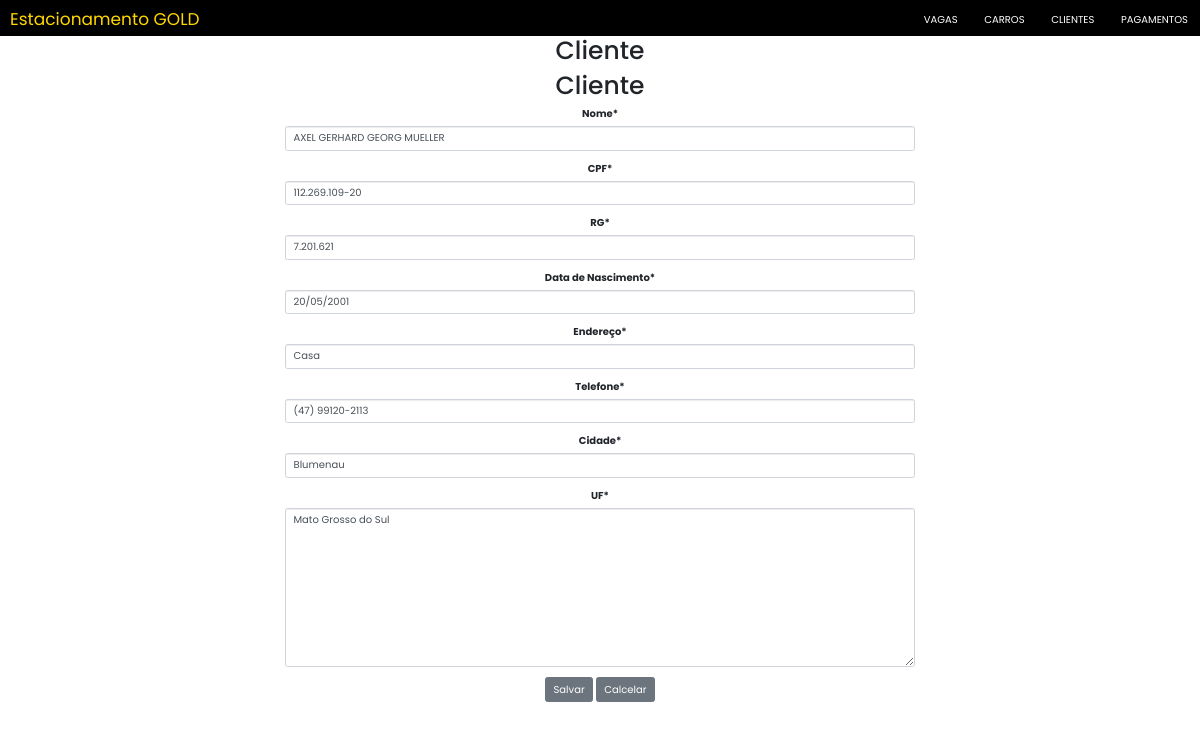
/clientes/update/1/, run on the app's committed database.
### mainClientes/models.py (models this page shows, shortened)
class Cliente(models.Model):
    nome = models.CharField(max_length=255)
    cpf = models.CharField(max_length=14, unique=True, verbose_name="CPF")
    rg = models.CharField(max_length=10, verbose_name="RG")
    data_nascimento = models.DateField(verbose_name="Data de Nascimento")
    endereco = models.CharField(max_length=80, verbose_name="Endereço")
    telefone = models.CharField(max_length=15, verbose_name="Telefone")
    cidade = models.CharField(max_length=50, verbose_name="Cidade")
    uF = EnumChoiceField(EnumUF)
    dataHoraCadastro = models.DateTimeField(
        auto_now_add=True, editable=False, verbose_name="Data e Hora Cadastro")
    dataHoraAlteracao = models.DateTimeField(
        auto_now=True, editable=False, verbose_name="Data e Hora Alteração")

### mainClientes/views.py (the view)
# urls.py: path("update/<int:pk>/", views.ClienteUpdate.as_view(), name="update"),
class ClienteUpdate(UpdateView):
    model = Cliente
    fields = '__all__'
    success_url = reverse_lazy('mainClientes:list')

### mainClientes/templates/mainClientes/cliente_form.html (shortened to what this page needs)
{% extends 'Estacionamento/base.html' %}
{% load static %}
{% load crispy_forms_tags %}
{% block titleBody %}Cliente{% endblock %}
{% block content %}
<div style="text-align:center; margin-left: 25%; margin-right: 25%">
    <h1> Cliente </h1>
    <form class="form-horizontal" method="post" action".">
        {{form|crispy}}
        <input type="submit" class="btn btn-secondary" value="Salvar">
        <input type="reset" class="btn btn-secondary" value="Calcelar" onclick="location.href = '{% url 'mainClientes:list' %}'">
    </form>
</div>
{% endblock %}

### Estacionamento/static/index.css (style rules this page uses)
body { font-family: "Poppins", sans-serif; }

### data on the page
Cliente: nome "AXEL GERHARD GEORG MUELLER", cpf "112.269.109-20", rg "7.201.621", data_nascimento "20/05/2001", endereco "Casa", telefone "(47) 99120-2113", cidade "Blumenau", uF "Mato Grosso do Sul"
